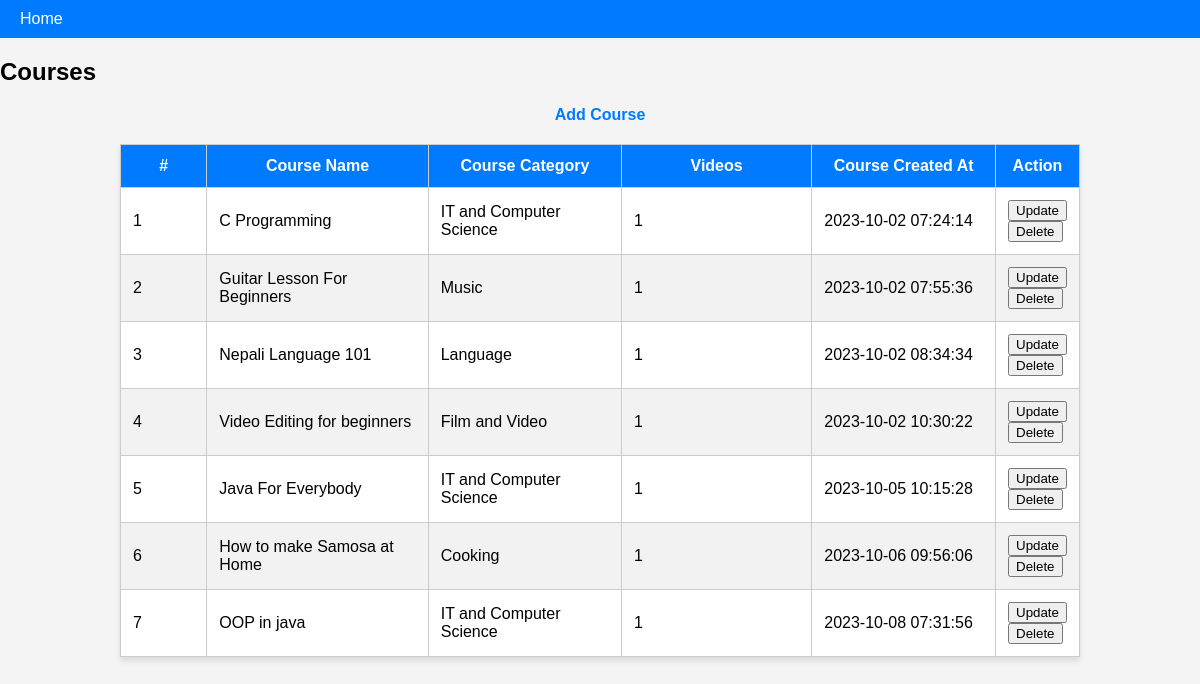
The app's page /admin/admin.php (signed in) with its own data.
### tables this page shows
CREATE TABLE `courses` (
  `course_id` int(11) NOT NULL,
  `course_name` varchar(255) NOT NULL,
  `course_category` varchar(255) NOT NULL,
  `course_created` datetime NOT NULL DEFAULT current_timestamp(),
  `course_description` text NOT NULL,
  `no_of _videos` int(11) NOT NULL DEFAULT 1,
  `thumbnail` text NOT NULL
);

### admin/admin.php (the view, shortened to what this page needs)
<?php
    $connection= new mysqli("localhost","root","","sva");
?>
<!DOCTYPE html>
<html lang="en">
<head>
</head>
  <body>
    <div class="header">
      <a href="home.php">Home</a>
    </div>
    <main>
        <h2 class="display-6 text-center mb-4">Courses</h2>
        <a href="insertcourses.php" class="add-link">Add Course</a>
        <div class="table-responsive">
            <table class="table text-center">
                <thead>
                    <tr>
                        <th style="width: 10%;">#</th>
                        <th style="width: 25%;">Course Name</th>
                        <th style="width: 22%;">Course Category</th>
                        <th style="width: 22%;">Videos</th>
                        <th style="width: 22%;">Course Created At</th>
                        <th style="width: 30%;">Action</th>
                    </tr>
                </thead>
                <tbody>
                <?php
                    $sql = "SELECT * FROM courses";
                    $i = 1;
                    if ($result = $connection->query($sql)) {
                        while ($row = $result->fetch_assoc()) {
                            echo "
                                <tr>
                                    <td>".$i++."</td>
                                    <td>".$row['course_name']."</td>
                                    <td>".$row['course_category']."</td>
                                    <td>".$row['no_of _videos']."</td>
                                    <td>".$row['course_created']."</td>
                                    <td>
                                        <form action='updatecourses.php' method='post'>
                                            <input type='hidden' value='".$row['course_id']."' name='course_update'>
                                            <input type='submit' value='Update' name='update'>
                                        </form>
                                        <form action='deletecourses.php' method='post'>
                                            <input type='hidden' value='".$row['course_id']."' name='course_delete'>
                                            <input type='submit' value='Delete' name='delete'>
                                        </form>
                                    </td>
                                </tr>
                            ";
                        }
                    }
                ?>
                </tbody>
            </table>
        </div>
    </main>
</body>
</html>

### admin/admin.php (style rules this page uses)
body { font-family: Arial, sans-serif; background-color: #f4f4f4; margin: 0; padding: 0; }
.header { background-color: #007bff; color: #fff; display: flex; justify-content: space-between; padding: 10px 20px; }
.header a { color: #fff; text-decoration: none; }
.add-link { display: block; text-align: center; margin-bottom: 15px; text-decoration: none; color: #007bff; font-weight: bold; }
.table-responsive { width: 80%; margin: 20px auto; }
table { width: 100%; border-collapse: collapse; margin-top: 20px; background-color: #fff; box-shadow: 0 4px 6px rgba(0, 0, 0, 0.1); }
th, td { padding: 12px; border: 1px solid #ccc; }
th { background-color: #007bff; color: #fff; }
tr:nth-child(even) { background-color: #f2f2f2; }

### records on screen
courses: course_name "C Programming", course_category "IT and Computer Science", no_of _videos "1", course_created "2023-10-02 07:24:14"
courses: course_name "Guitar Lesson For Beginners", course_category "Music", no_of _videos "1", course_created "2023-10-02 07:55:36"
courses: course_name "Nepali Language 101", course_category "Language", no_of _videos "1", course_created "2023-10-02 08:34:34"
courses: course_name "Video Editing for beginners", course_category "Film and Video", no_of _videos "1", course_created "2023-10-02 10:30:22"
courses: course_name "Java For Everybody", course_category "IT and Computer Science", no_of _videos "1", course_created "2023-10-05 10:15:28"
courses: course_name "How to make Samosa at Home", course_category "Cooking", no_of _videos "1", course_created "2023-10-06 09:56:06"
courses: course_name "OOP in java", course_category "IT and Computer Science", no_of _videos "1", course_created "2023-10-08 07:31:56"
